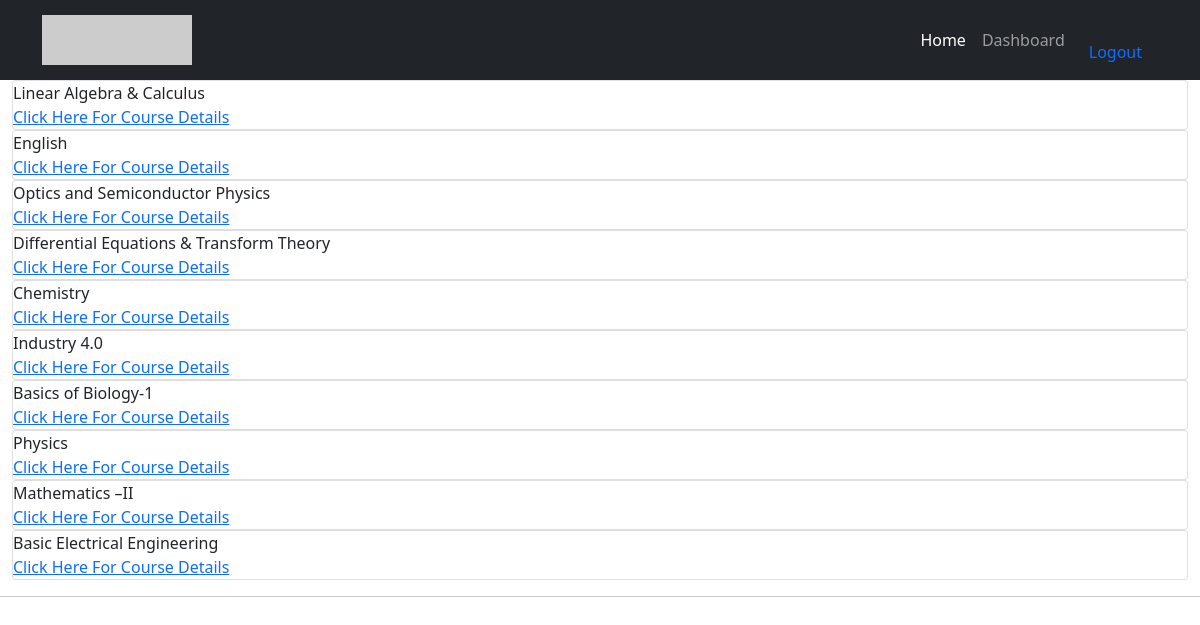
/all_courses (signed in), run on the app's committed database.
### lms/models.py (models this page shows, shortened)
class Courses(models.Model):
    semister = models.CharField(max_length=5)
    branch=models.CharField(max_length=5)
    sub1 = models.CharField(max_length=200)
    sub2 = models.CharField(max_length=200)
    sub3 = models.CharField(max_length=200)
    sub4 = models.CharField(max_length=200)

### lms/views.py (the view)
# urls.py: path('all_courses', views.all_courses,name="all_courses"),
@login_required(login_url='login')
def all_courses(request):
	courses=Courses.objects.all()
	list=[]
	for i in courses:
		if(i.sub1 not in list):
			list.append(i.sub1)
		if(i.sub2 not in list):
			list.append(i.sub2)
		if(i.sub3 not in list):
			list.append(i.sub3)
		if(i.sub3 not in list):
			list.append(i.sub3)
	content={'list':list}
	return render(request,'all_courses.html',content)

### lms/templates/all_courses.html
{% extends 'base.html' %}
{% load static %}
{% block content %}
{% for i in list %}
<div class="row">
    <div class="col s12 m6">
      <div class="card blue-grey darken-1">
        <div class="card-content white-text">
          <span class="card-title">{{i}}</span>
        </div>
        <div class="card-action">
            <a href="{% url 'view_course' i %}"> Click Here For Course Details</a>
        </div>
      </div>
    </div>
  </div>
  {% endfor %}
  {% endblock %}

### lms/templates/base.html (shortened to what this page needs)
{% load static %}
<!doctype html>
<html lang="en">
  <head>
    <link rel="stylesheet" type="text/css" href="{% static 'css/style.css' %}">
    <link href="https://cdn.jsdelivr.net/npm/bootstrap@5.0.1/dist/css/bootstrap.min.css" rel="stylesheet">
    <nav class="navbar navbar-expand-lg navbar-dark bg-dark static-top">
    <div class="container">
        <a class="navbar-brand" href="#">
              <img src="http://placehold.it/150x50?text=Logo" alt="">
            </a>
        <div class="collapse navbar-collapse" id="navbarResponsive">
          <ul class="navbar-nav ml-auto">
            <li class="nav-item active">
              <a class="nav-link" href="#">Home
                  </a>
            {% if request.user.is_superuser %}
            </li>
            <li class="nav-item">
              <a class="nav-link" href="{% url 'dashboard' %}">Dashboard</a>
            </li>
            {%endif%}
          </ul>
        </div>
        <li class="nav-item">
          <a class="nav-link" href="{% url 'logout' %}">Logout</a>
        </li>
      </div>
    </nav>
    </head>
    <body>
      <div class="container-fluid">
      {% block content %}
      {% endblock %}
        </div>
      <hr>
    </body>
    </html>

### data on the page
Courses: list "Linear Algebra & Calculus" "English" "Optics and Semiconductor Physics"
Courses: list "Differential Equations & Transform Theory" "Chemistry" "Industry 4.0"
Courses: list "Basics of Biology-1" "Physics"
Courses: list "Mathematics –II" "Basic Electrical Engineering"
